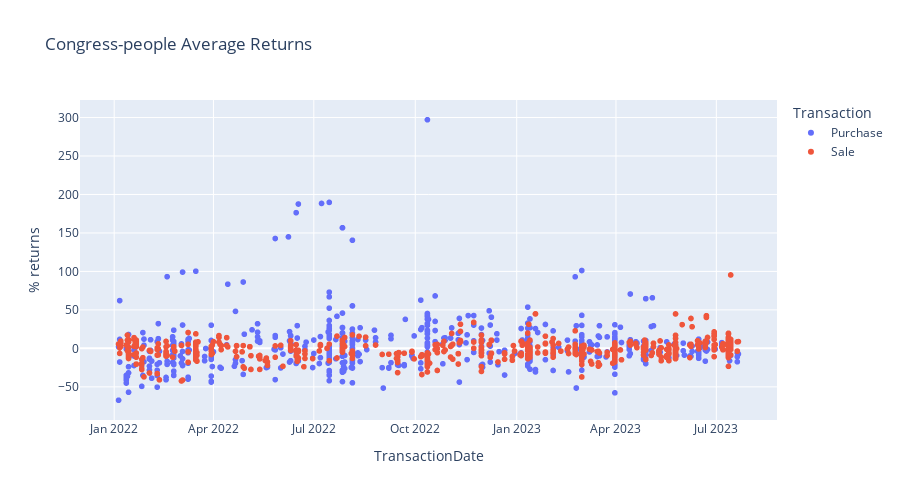

Notebook code for this chart:
### Code cell
import plotly.express as px

fig = px.scatter(summary_df, title ='Congress-people Average Returns', 
y='% returns',
x = 'TransactionDate',
height= 500,
color ='Transaction' )
fig.show()

### Figure 1 — Plotly figure (JSON) as saved in the notebook; plotly's stock layout.template omitted (floating-point values rounded to 4 significant figures; data arrays with more than 128 entries replaced by an {"elided": "..."} marker saying what was removed)
{"data": [{"hovertemplate": "Transaction=Purchase<br>TransactionDate=%{x}<br>% returns=%{y}<extra></extra>", "legendgroup": "Purchase", "marker": {"color": "#636efa", "symbol": "circle"}, "mode": "markers", "name": "Purchase", "showlegend": true, "type": "scattergl", "x": {"elided": "621 str values"}, "xaxis": "x", "y": {"elided": "621 float values"}, "yaxis": "y"}, {"hovertemplate": "Transaction=Sale<br>TransactionDate=%{x}<br>% returns=%{y}<extra></extra>", "legendgroup": "Sale", "marker": {"color": "#EF553B", "symbol": "circle"}, "mode": "markers", "name": "Sale", "showlegend": true, "type": "scattergl", "x": {"elided": "820 str values"}, "xaxis": "x", "y": {"elided": "820 float values"}, "yaxis": "y"}], "layout": {"height": 500, "legend": {"title": {"text": "Transaction"}, "tracegroupgap": 0}, "title": {"text": "Congress-people Average Returns"}, "xaxis": {"anchor": "y", "domain": [0, 1], "title": {"text": "TransactionDate"}}, "yaxis": {"anchor": "x", "domain": [0, 1], "title": {"text": "% returns"}}}}
